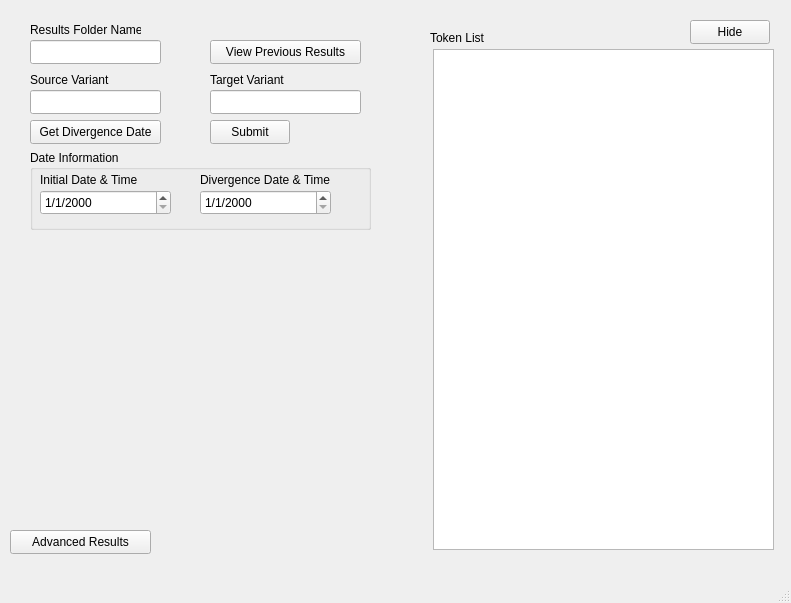
<?xml version="1.0" encoding="UTF-8"?>
<ui version="4.0">
 <class>MainWindow</class>
 <widget class="QMainWindow" name="MainWindow">
  <property name="geometry">
   <rect>
    <x>0</x>
    <y>0</y>
    <width>791</width>
    <height>603</height>
   </rect>
  </property>
  <property name="windowTitle">
   <string>MainWindow</string>
  </property>
  <widget class="QWidget" name="centralwidget">
   <widget class="QLineEdit" name="lineText">
    <property name="geometry">
     <rect>
      <x>30</x>
      <y>90</y>
      <width>131</width>
      <height>24</height>
     </rect>
    </property>
   </widget>
   <widget class="QPushButton" name="btnSubmit">
    <property name="geometry">
     <rect>
      <x>210</x>
      <y>120</y>
      <width>80</width>
      <height>24</height>
     </rect>
    </property>
    <property name="text">
     <string>Submit</string>
    </property>
   </widget>
   <widget class="QLabel" name="label">
    <property name="geometry">
     <rect>
      <x>30</x>
      <y>70</y>
      <width>111</width>
      <height>20</height>
     </rect>
    </property>
    <property name="text">
     <string>Source Variant</string>
    </property>
   </widget>
   <widget class="QLineEdit" name="lineText_2">
    <property name="geometry">
     <rect>
      <x>210</x>
      <y>90</y>
      <width>151</width>
      <height>24</height>
     </rect>
    </property>
   </widget>
   <widget class="QLabel" name="label_2">
    <property name="geometry">
     <rect>
      <x>210</x>
      <y>70</y>
      <width>131</width>
      <height>20</height>
     </rect>
    </property>
    <property name="text">
     <string>Target Variant</string>
    </property>
   </widget>
   <widget class="QPlainTextEdit" name="plainTextEdit">
    <property name="geometry">
     <rect>
      <x>433</x>
      <y>49</y>
      <width>341</width>
      <height>501</height>
     </rect>
    </property>
   </widget>
   <widget class="QLabel" name="label_4">
    <property name="geometry">
     <rect>
      <x>430</x>
      <y>30</y>
      <width>91</width>
      <height>16</height>
     </rect>
    </property>
    <property name="text">
     <string>Token List</string>
    </property>
   </widget>
   <widget class="QLabel" name="imageLabel">
    <property name="geometry">
     <rect>
      <x>20</x>
      <y>230</y>
      <width>49</width>
      <height>16</height>
     </rect>
    </property>
    <property name="text">
     <string/>
    </property>
   </widget>
   <widget class="QPushButton" name="btnExtra">
    <property name="geometry">
     <rect>
      <x>10</x>
      <y>530</y>
      <width>141</width>
      <height>24</height>
     </rect>
    </property>
    <property name="text">
     <string>Advanced Results</string>
    </property>
   </widget>
   <widget class="QLineEdit" name="lineText_3">
    <property name="geometry">
     <rect>
      <x>30</x>
      <y>40</y>
      <width>131</width>
      <height>24</height>
     </rect>
    </property>
   </widget>
   <widget class="QLabel" name="label_6">
    <property name="geometry">
     <rect>
      <x>30</x>
      <y>20</y>
      <width>111</width>
      <height>20</height>
     </rect>
    </property>
    <property name="text">
     <string>Results Folder Name</string>
    </property>
   </widget>
   <widget class="QPushButton" name="oldResults">
    <property name="geometry">
     <rect>
      <x>210</x>
      <y>40</y>
      <width>151</width>
      <height>24</height>
     </rect>
    </property>
    <property name="text">
     <string>View Previous Results</string>
    </property>
   </widget>
   <widget class="QPushButton" name="hideButton">
    <property name="geometry">
     <rect>
      <x>690</x>
      <y>20</y>
      <width>80</width>
      <height>24</height>
     </rect>
    </property>
    <property name="text">
     <string>Hide</string>
    </property>
   </widget>
   <widget class="QPushButton" name="divDateButton">
    <property name="geometry">
     <rect>
      <x>30</x>
      <y>120</y>
      <width>131</width>
      <height>24</height>
     </rect>
    </property>
    <property name="text">
     <string>Get Divergence Date</string>
    </property>
   </widget>
   <widget class="QGroupBox" name="dateBox">
    <property name="geometry">
     <rect>
      <x>30</x>
      <y>150</y>
      <width>341</width>
      <height>80</height>
     </rect>
    </property>
    <property name="title">
     <string>Date Information</string>
    </property>
    <widget class="QDateEdit" name="dateEdit">
     <property name="geometry">
      <rect>
       <x>10</x>
       <y>40</y>
       <width>131</width>
       <height>25</height>
      </rect>
     </property>
     <property name="displayFormat">
      <string>M/d/yyyy</string>
     </property>
     <property name="calendarPopup">
      <bool>false</bool>
     </property>
    </widget>
    <widget class="QLabel" name="label_5">
     <property name="geometry">
      <rect>
       <x>10</x>
       <y>20</y>
       <width>161</width>
       <height>20</height>
      </rect>
     </property>
     <property name="text">
      <string>Initial Date &amp; Time</string>
     </property>
    </widget>
    <widget class="QDateEdit" name="dateInput">
     <property name="geometry">
      <rect>
       <x>170</x>
       <y>40</y>
       <width>131</width>
       <height>25</height>
      </rect>
     </property>
     <property name="displayFormat">
      <string>M/d/yyyy</string>
     </property>
    </widget>
    <widget class="QLabel" name="label_3">
     <property name="geometry">
      <rect>
       <x>170</x>
       <y>20</y>
       <width>161</width>
       <height>20</height>
      </rect>
     </property>
     <property name="text">
      <string>Divergence Date &amp; Time</string>
     </property>
    </widget>
   </widget>
  </widget>
  <widget class="QMenuBar" name="menubar">
   <property name="geometry">
    <rect>
     <x>0</x>
     <y>0</y>
     <width>791</width>
     <height>21</height>
    </rect>
   </property>
  </widget>
  <widget class="QStatusBar" name="statusbar"/>
 </widget>
 <resources/>
 <connections/>
</ui>
